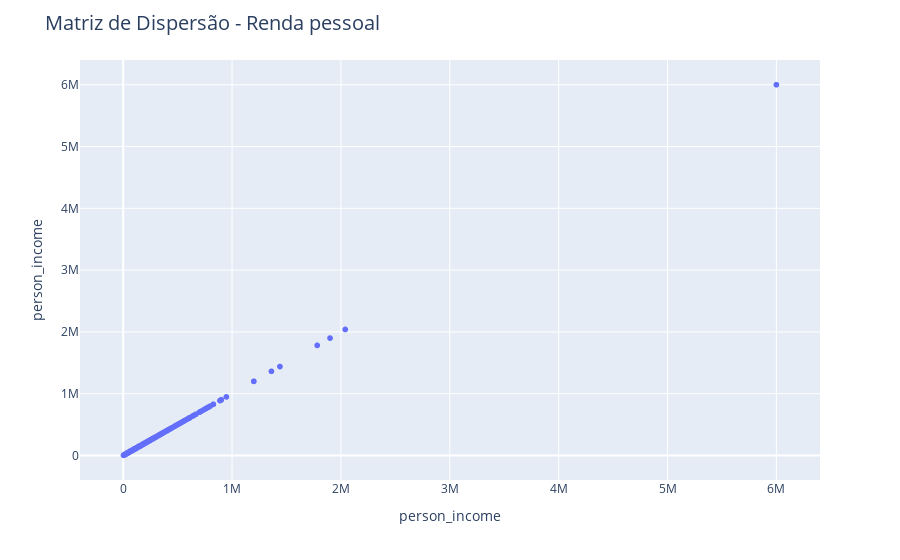

Notebook code cell kept with this figure:
### Markdown cell above
#### Visualização da renda pessoal

### Code cell
grafico = px.scatter_matrix(base_credit_risk_2["person_income"])

# Descrição
grafico.update_layout(
    title="Matriz de Dispersão - Renda pessoal",
    title_font_size=20
)

grafico.show()

### Figure 1 — Plotly figure (JSON) as saved in the notebook; plotly's stock layout.template omitted (floating-point values rounded to 4 significant figures; data arrays with more than 128 entries replaced by an {"elided": "..."} marker saying what was removed)
{"data": [{"dimensions": [{"axis": {"matches": true}, "label": "person_income", "values": {"elided": "32581 int values"}}], "hovertemplate": "%{xaxis.title.text}=%{x}<br>%{yaxis.title.text}=%{y}<extra></extra>", "legendgroup": "", "marker": {"color": "#636efa", "symbol": "circle"}, "name": "", "showlegend": false, "type": "splom"}], "layout": {"dragmode": "select", "legend": {"tracegroupgap": 0}, "margin": {"t": 60}, "title": {"font": {"size": 20}, "text": "Matriz de Dispersão - Renda pessoal"}}}
